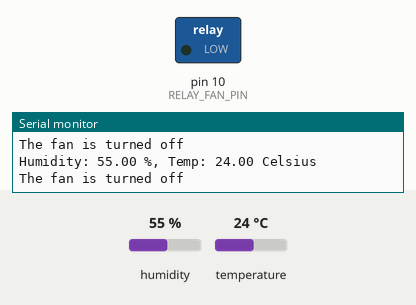
This sketch was run on a simulated Arduino Uno, built with avr-gcc and run on an emulated ATmega328P. On the bench: switched loads named in the sketch (green lamp = pin HIGH), the last lines printed to the serial monitor. Inputs (shaded band) come from the test bench; at power-on: temperature 24 °C, humidity 55 %.

Above: at 4.8 s.
4.9 s: temperature set to 21 °C
7.9 s: temperature set to 18 °C
At 8.7 s:
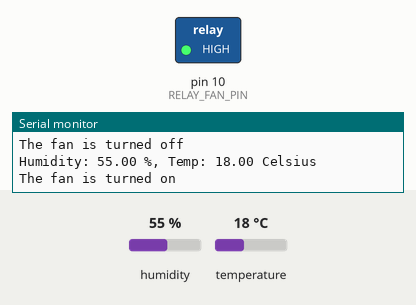
10.9 s: temperature set to 28 °C
At 13.5 s:
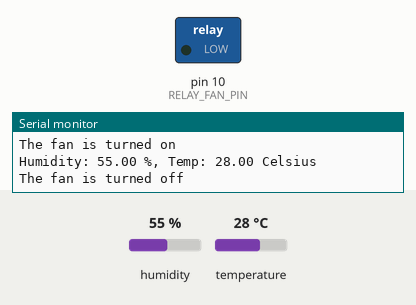
13.9 s: temperature set to 12 °C
At 14.8 s:
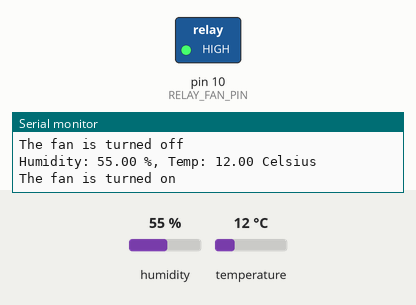
Timing chart, 0 to 16.9 s (numbered marks = the images above; inputs shaded):
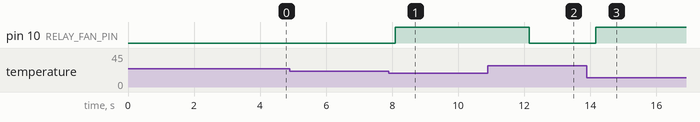

The sketch:

rightarduinotemp.ino
```cpp
#include <DHT.h>
#include <DHT_U.h>

#define RELAY_FAN_PIN 10 // Arduino pin connected to relay which connected to fan
#define DHTPIN 5           // Arduino pin connected to relay which connected to DHT sensor
#define DHTTYPE DHT11

const int TEMP_THRESHOLD_UPPER = 20; // upper threshold of temperature, change to your desire value
//const int TEMP_THRESHOLD_LOWER = 3; // lower threshold of temperature, change to your desire value
// const int RELAY_FAN_PIN = 10;
DHT dht(DHTPIN, DHTTYPE);

float temp;    // temperature in Celsius

void setup()
{
  Serial.begin(9600); // initialize serial
  dht.begin();        // initialize the sensor
  pinMode(RELAY_FAN_PIN, OUTPUT); // initialize digital pin as an output
}

void loop()
{
  // wait a few seconds between measurements.
  delay(2000);
float hum = dht.readHumidity();
  temp= dht.readTemperature();

  //Print temp and humidity values to serial monitor
  Serial.print("Humidity: ");
  Serial.print(hum);
  Serial.print(" %, Temp: ");
  Serial.print(temp);
  Serial.println(" Celsius");

 // temperature = dht.readTemperature();  // read temperature in Celsius

  if (isnan(temp)) {
    Serial.println("Failed to read from DHT sensor!");

    Serial.print("Temperature: ");
  Serial.print(temp);
  Serial.println(" °C");

  }
  else if(temp < TEMP_THRESHOLD_UPPER){
      Serial.println("The fan is turned on");
     // Serial.println("Temperature is above 26°C. Turning on the fan.");
      digitalWrite(RELAY_FAN_PIN, HIGH); // turn on
    } else{
      Serial.println("The fan is turned off");
      digitalWrite(RELAY_FAN_PIN, LOW); // turn on
    }
  }
```

Measured:
- the behaviour switches between 20 and 19 °C on temperature (found by bisection; images 0 and 1)
- after the input at 7.9 s, pin 10 (RELAY_FAN_PIN): LOW → HIGH after 0.20 s
- after the input at 10.9 s, pin 10 (RELAY_FAN_PIN): HIGH → LOW after 1.2 s
- after the input at 13.9 s, pin 10 (RELAY_FAN_PIN): LOW → HIGH after 0.27 s
